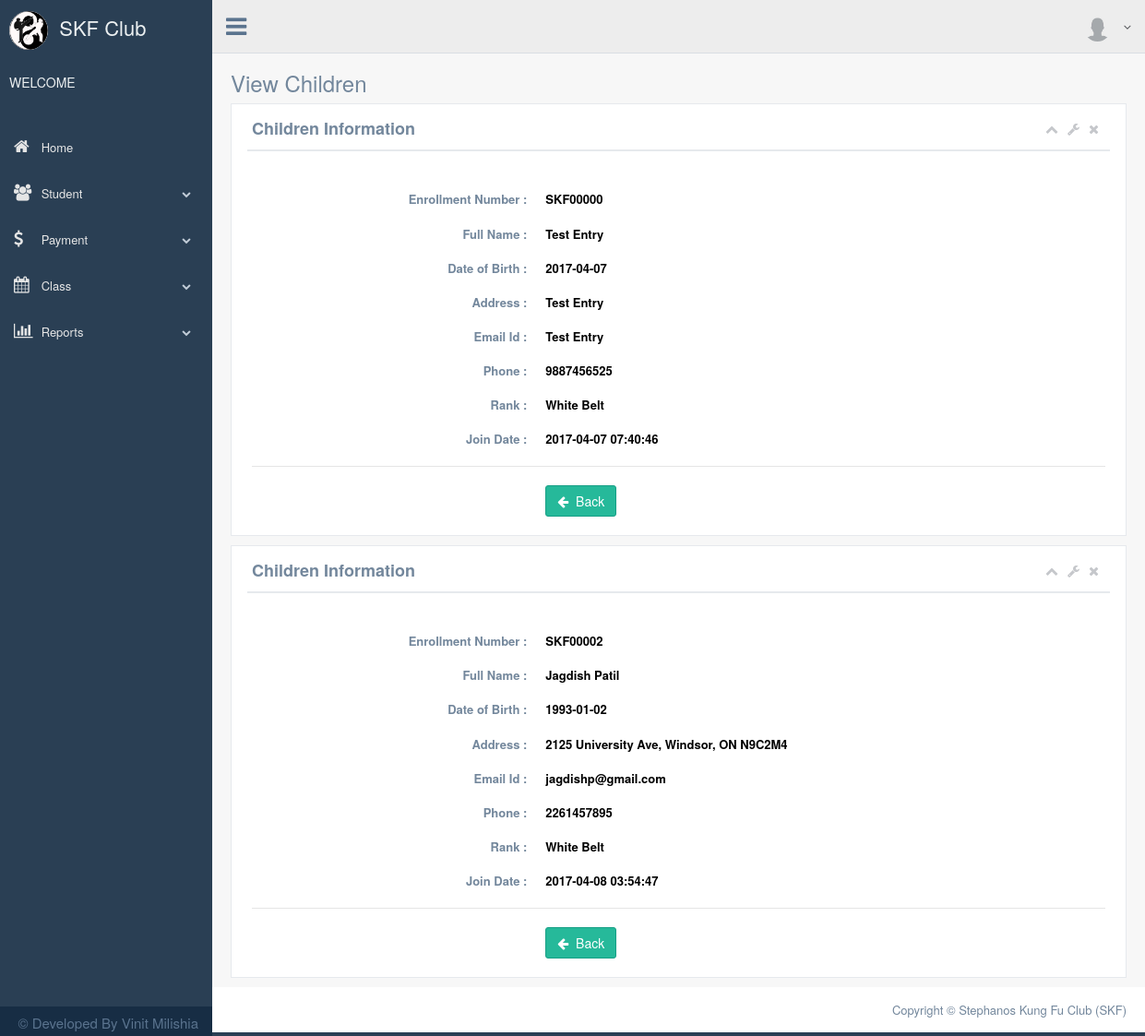
The app's page /view_parents.php?page=view_parents&pid=1 with its own data.
### tables this page shows
CREATE TABLE `student` (
  `stud_id` int(10) NOT NULL,
  `stud_enroll_num` varchar(255) NOT NULL,
  `stud_name` varchar(255) NOT NULL,
  `stud_address` longtext NOT NULL,
  `stud_email` varchar(255) NOT NULL,
  `stud_dob` date NOT NULL,
  `stud_mobile` varchar(255) NOT NULL,
  `stud_join_date` timestamp NOT NULL DEFAULT CURRENT_TIMESTAMP,
  `stud_status` varchar(255) NOT NULL DEFAULT 'active',
  `stud_parents_id` int(10) DEFAULT NULL,
  `stud_rank_id` int(10) NOT NULL,
  `stud_user_id` int(10) NOT NULL COMMENT 'student added by'
);

CREATE TABLE `rank` (
  `rank_id` int(10) NOT NULL,
  `rank_belt_color` varchar(255) NOT NULL,
  `rank_requirement` longtext NOT NULL,
  `rank_status` varchar(255) NOT NULL DEFAULT 'active'
);

### connection.php (called while the page is built, shortened)
<?php
class connection1
{
	function getdata($query)
	{
		$this->sql = $query;
		$this->res = mysql_query($this->sql);
	}
}
?>

### view_parents.php (the view, shortened to what this page needs)
<?php
include './connection.php';
include './header.php';
include './sidemenu.php';
include './navbar_top.php';
$pid= $_GET['pid']
?>
        <div class="right_col" role="main">
          <div class="">
            <div class="page-title">
              <div class="title_left">
                <h3>View Children</h3>
              </div>
            </div>
            <div class="clearfix"></div>
            <?php
$c1=new connection1();
$c1->connect();
$c1->sql="select student.*,rank.rank_belt_color from student inner join rank on student.stud_rank_id=rank.rank_id where stud_parents_id='".$pid."' order by stud_id";
$c1->getdata($c1->sql);
while($row=mysql_fetch_array($c1->res))
{
    $stud_erno=$row['stud_enroll_num'];
  $stud_name=$row['stud_name'];
  $stud_address=$row['stud_address'];
  $stud_email=$row['stud_email'];
  $stud_dob=$row['stud_dob'];
  $stud_mobile=$row['stud_mobile'];
  $stud_joindate=$row['stud_join_date'];
  $stud_rank=$row['rank_belt_color'];
    ?>
            <div class="row">
              <div class="col-md-12 col-sm-12 col-xs-12">
                <div class="x_panel">
                  <div class="x_title">
                      <h2><b>Children Information</b></h2>
                    <ul class="nav navbar-right panel_toolbox">
                      <li><a class="collapse-link"><i class="fa fa-chevron-up"></i></a>
                      </li>
                      <li class="dropdown">
                        <a href="#" class="dropdown-toggle" data-toggle="dropdown" role="button" aria-expanded="false"><i class="fa fa-wrench"></i></a>
                      </li>
                      <li><a class="close-link"><i class="fa fa-close"></i></a>
                      </li>
                    </ul>
                    <div class="clearfix"></div>
                  </div>
                     <div class="x_content">
                    <br>
                    <form class="form-horizontal form-label-left">
                      <div class="form-group">
                        <label class="control-label col-md-4 col-sm-4 col-xs-12">Enrollment Number : </label>
                        <div class="col-md-6 col-sm-6 col-xs-12">
                            <label class="control-label" style="color:black"><?php echo $stud_erno; ?></label>
                        </div>
                      </div>
                      <div class="form-group">
                        <label class="control-label col-md-4 col-sm-4 col-xs-12">Full Name : </label>
                        <div class="col-md-6 col-sm-6 col-xs-12">
                          <label class="control-label" style="color:black"><?php echo $stud_name; ?></label>
                        </div>
                      </div>
                      <div class="form-group">
                        <label class="control-label col-md-4 col-sm-4 col-xs-12">Date of Birth : </label>
                        <div class="col-md-6 col-sm-6 col-xs-12">
                          <label class="control-label" style="color:black"><?php echo $stud_dob; ?></label>
                        </div>
                      </div>
                      <div class="form-group">
                        <label class="control-label col-md-4 col-sm-4 col-xs-12">Address : </label>
                        <div class="col-md-6 col-sm-6 col-xs-12">
                          <label class="control-label" style="color:black"><?php echo $stud_address; ?></label>
                        </div>
                      </div>
                      <div class="form-group">
                        <label class="control-label col-md-4 col-sm-4 col-xs-12">Email Id : </label>
                        <div class="col-md-6 col-sm-6 col-xs-12">
                          <label class="control-label" style="color:black"><?php echo $stud_email; ?></label>
                        </div>
                      </div>
                      <div class="form-group">
                        <label class="control-label col-md-4 col-sm-4 col-xs-12">Phone : </label>
                        <div class="col-md-6 col-sm-6 col-xs-12">
                          <label class="control-label" style="color:black"><?php echo $stud_mobile; ?></label>
                        </div>
                      </div>
                      <div class="form-group">
                        <label class="control-label col-md-4 col-sm-4 col-xs-12">Rank : </label>
                        <div class="col-md-6 col-sm-6 col-xs-12">
                          <label class="control-label" style="color:black"><?php echo $stud_rank; ?></label>
                        </div>
                      </div>
                      <div class="form-group">
                        <label class="control-label col-md-4 col-sm-4 col-xs-12">Join Date : </label>
                        <div class="col-md-6 col-sm-6 col-xs-12">
                          <label class="control-label" style="color:black"><?php echo $stud_joindate; ?></label>
                        </div>
                      </div>
                      <div class="ln_solid"></div>
                      <div class="form-group">
                        <div class="col-md-9 col-sm-9 col-xs-12 col-md-offset-4">
                            <a class="btn btn-success" href="parents_info.php"><i class="fa fa-arrow-left"></i>&nbsp; Back</a>
                        </div>
                      </div>
                    </form>
                  </div>
                </div>
              </div>
            </div>
             <?php } ?>
          </div>
        </div>
<?php
include './footer.php';
include './jscript.php';
?>

### records on screen
student: stud_enroll_num "SKF00000", stud_name "Test Entry", stud_dob "2017-04-07", stud_address "Test Entry", stud_email "Test Entry", stud_mobile "9887456525", stud_rank.rank_belt_color "White Belt", stud_join_date "2017-04-07 07:40:46"
student: stud_enroll_num "SKF00002", stud_name "Jagdish Patil", stud_dob "1993-01-02", stud_address "2125 University Ave, Windsor, ON N9C2M4", stud_email "jagdishp@gmail.com", stud_mobile "2261457895", stud_rank.rank_belt_color "White Belt", stud_join_date "2017-04-08 03:54:47"
